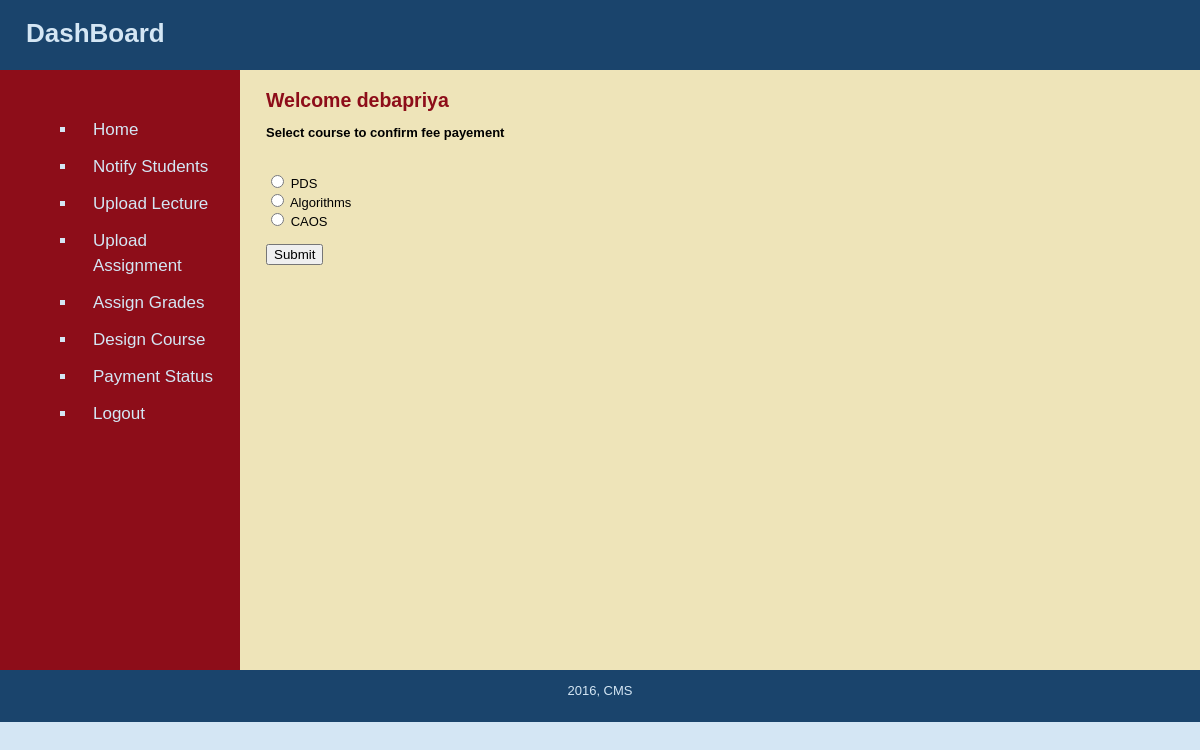
The page /Prof_dashboard.php?payment (signed in) on the database its author committed.
### tables this page shows
CREATE TABLE IF NOT EXISTS `professor` (
`Professor_id` int(11) NOT NULL,
  `Firstname` varchar(255) DEFAULT NULL,
  `Lastname` varchar(255) DEFAULT NULL,
  `email_id` varchar(255) DEFAULT NULL,
  `username` varchar(20) DEFAULT NULL,
  `password` varchar(20) DEFAULT NULL,
  `DOB` date DEFAULT NULL,
  `Institute` varchar(255) DEFAULT NULL
);

CREATE TABLE IF NOT EXISTS `teaches` (
  `Course_id` int(11) DEFAULT NULL,
  `Professor_id` int(11) DEFAULT NULL
);

CREATE TABLE IF NOT EXISTS `course` (
`Course_id` int(11) NOT NULL,
  `Course_name` varchar(255) DEFAULT NULL,
  `Start_date` date DEFAULT NULL,
  `Duration` varchar(30) DEFAULT NULL,
  `Department` varchar(255) DEFAULT NULL,
  `End_date` date NOT NULL,
  `File` varchar(255) NOT NULL
);

### includes/confirm_payment.php (the view, shortened to what this page needs)
<?php
    $user_id = mysql_escape_string($_SESSION["User_id"]);
    $sql= "SELECT * FROM teaches WHERE Professor_id = '$user_id' ";
    $result_set = mysql_query($sql,$conn);
?>
<form action="select_student_payment.php" method="post" >
<?php
    if(mysql_num_rows($result_set)<1)
    {
        echo "<h4>You must design a course first!!!</h4><br>";
    }
    else
    {
        echo "<h4>Select course to confirm fee payement</h4><br>";
        while($row=mysql_fetch_array($result_set, MYSQL_ASSOC))
        {
            $c_id =  $row['Course_id'] ;
            $sql="SELECT Course_name FROM Course WHERE Course_id='$c_id' ";
            $res = mysql_query($sql,$conn);
            $row1 = mysql_fetch_array($res, MYSQL_ASSOC);
            $c_name = $row1['Course_name'];
            ?>
            <input type="radio" name="courseid" value=<?php echo $c_id; ?> > <?php echo $c_name; ?> <br>
            <?php
        }
        ?>
        <br>
        <button type="submit" class="btn btn-success" name="payment_submit">Submit</button>
        <?php
    }
?>

### Prof_dashboard.php (shortened to what this page needs)
<?php require_once("includes/connection.php"); ?>
<?php include("includes/Prof_dashboard_up.php"); ?>
		<td id="page">
			<?php
				if(isset($_SESSION['User_id']))
				{
					$user_id = mysql_escape_string($_SESSION["User_id"]);
					$user_type = mysql_escape_string($_SESSION["User_type"]);
				}
				else
				{
					echo "Session variables can't be retrieved";
				}
				if (strcmp($user_type,"Professor")==0)
				{
					$sql = "SELECT * FROM professor where Professor_id = '$user_id' ";
				}
				$result = mysql_query($sql,$conn);
				$row = mysql_fetch_array($result, MYSQL_ASSOC);
				echo "<h2> Welcome ".$row['Firstname']."</h2>";
			?>
			<?php
				if(isset($_GET['notify']))
				{
					include("includes/notify_prof.php");
				}
				elseif(isset($_GET['upload_lec']))
				{
					include("includes/select_lec.php");
				}
				elseif(isset($_GET['upload_assign']))
				{
					include("includes/select_assign.php");
				}
				elseif(isset($_GET['design']))
				{
					include("includes/design_course.php");
				}
				elseif(isset($_GET['grade']))
				{
					include("includes/assign_grades.php");
				}
				elseif(isset($_GET['payment']))
				{
					include("includes/confirm_payment.php");
				}
				elseif(isset($_GET['success']))
				{
					?>
			        <label>File Uploaded Successfully...  </label>
			        <?php
				}
				elseif(isset($_GET['fail']))
				{
					?>
			        <label>Problem While File Uploading !</label>
			        <?php
				}
			?>
		</td>
<?php include("includes/Prof_dashboard_down.php"); ?>

### stylesheets/public.css (style rules this page uses)
html { height: 100%; width: 100%; }
body { width: 100%; height: 100%; margin: 0px; padding: 0px; border: 0px; font-family: Verdana, Arial, Helvetica, sans-serif; background: #D4E6F4; font-size: 13px; line-height: 15px; }
table, tr, td { border-collapse: collapse; vertical-align: top; font-size: 13px; line-height: 15px; }
th,td { padding: 3px; }
#page { padding-left: 2em; vertical-align: top; background: #EEE4B9; }
#page h2 { color: #8D0D19; margin-top: 1em; }

### rows shown on the page
professor: Firstname "debapriya"
teaches: course.Course_name "PDS"
teaches: course.Course_name "Algorithms"
teaches: course.Course_name "CAOS"
